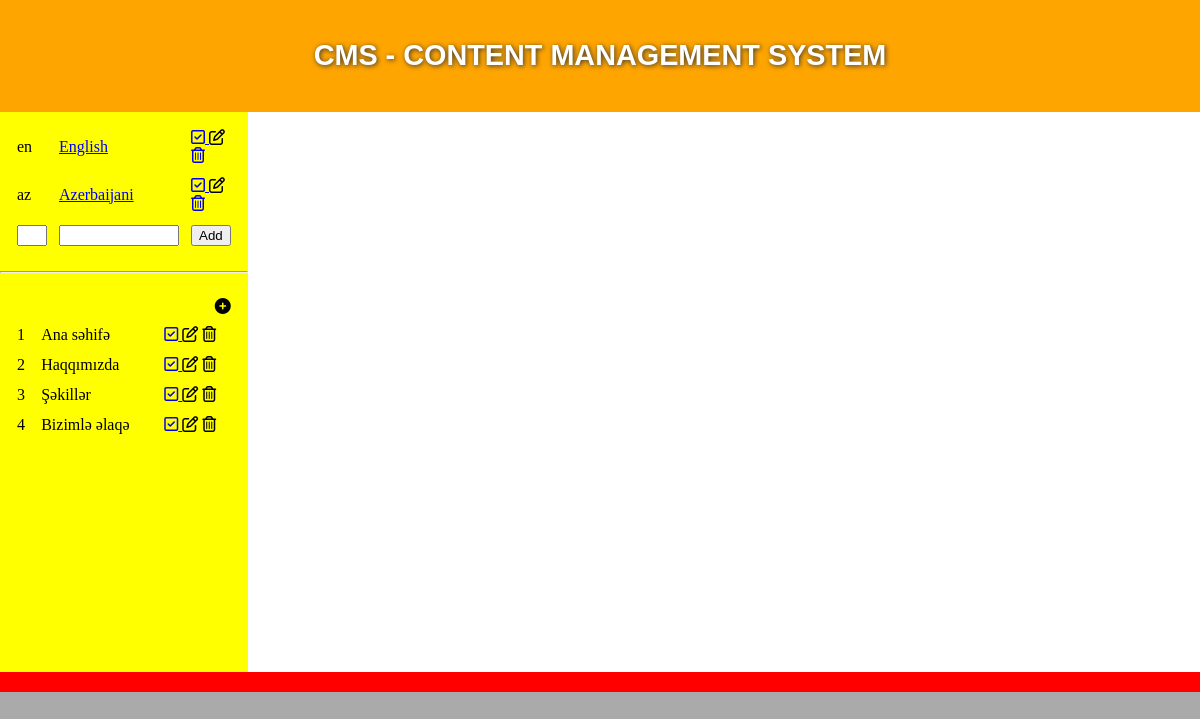
/admin.php?lid=2, run on the app's committed database.
### tables this page shows
CREATE TABLE `language` (
  `id` int(11) NOT NULL,
  `name` varchar(32) NOT NULL,
  `short` char(2) NOT NULL,
  `status` int(11) NOT NULL
);

CREATE TABLE `menu` (
  `id` int(11) NOT NULL,
  `lang` int(11) NOT NULL,
  `name` varchar(32) NOT NULL,
  `order` int(11) NOT NULL,
  `status` int(11) NOT NULL
);

### function.php (called while the page is built, shortened)
<?php
    function getParam($name, $value) {
        return (isset($_REQUEST[$name]) && $_REQUEST[$name] != "") ? $_REQUEST[$name] : $value;
    }
?>

### admin.php (the view, shortened to what this page needs)
<?php
    require_once "db.php";
    require_once "function.php";
    $lid = getParam("lid", "1");
    $mid = getParam("mid", "");
?>
<!DOCTYPE html>
<html lang="en">
    <head>
        <link rel="stylesheet" href="css/style.css" />
        <link rel="stylesheet" href="css/admin.css" />
        <link rel="stylesheet" href="css/modal.css" />
    </head>
    <body>
        <header>
            <h1>CMS - Content Management System</h1>
        </header>
        <div class="wrapper">
            <nav>
                <table>
                <?php
                    $sql = "SELECT * FROM `language`";
                    $result = mysqli_query($conn, $sql);
                    while($row = mysqli_fetch_assoc($result)){
                        echo '
                        <tr>
                            <td>'.$row["short"].'</td>
                            <td><a href="?lid='.$row["id"].'">'.$row["name"].'</a></td>
                            <td>
                                <a href="?action=lstat&lid='.$row["id"].'&lstat='.$row["status"].'">
                                    <i class="far fa'.($row["status"] ? "-check" : "").'-square"></i>
                                </a>
                                <a onclick="ledit('.$row["id"].',\''.$row["short"].'\',\''.$row["name"].'\')">
                                    <i class="far fa-edit"></i>
                                </a>
                                <a href="?action=ldel&lid='.$row["id"].'">
                                    <i class="far fa-trash-alt"></i>
                                </a>
                            </td>
                        </tr>
                        ';
                    }
                ?>
                    <tr>
                        <form action="">
                        <td><input type="text" name="lshort" class="short" maxlength="2"></td>
                        <td><input type="text" name="lname" class="inp" ></td>
                        <td><input type="submit" value="Add" id="lbtn"></td>
                        </form>
                    </tr>
                </table>
                <hr />
                <table>
                    <tr>
                        <td colspan="3"><i onclick="modal('admin/madd.php?lid=<?=$lid?>')" class="fas fa-plus-circle"></i></td>
                    </tr>
                    <?php
                        $sql = "SELECT * FROM `menu` WHERE `lang`=$lid ORDER BY `order`";
                        $result = mysqli_query($conn, $sql);
                        while($row = mysqli_fetch_assoc($result)){
                            echo '
                                <tr>
                                    <td>'.$row["order"].'</td>
                                    <td>'.$row["name"].'</td>
                                    <td>
                                        <a href="?action=mstat&lid='.$lid.'&mid='.$row["id"].'&mstat='.$row["status"].'">
                                            <i class="far fa'.($row["status"] ? "-check" : "").'-square"></i>
                                        </a>
                                        <i onclick="modal(\'admin/medit.php?lid='.$lid.'&mid='.$mid.'\')"
                                            class="far fa-edit"></i>
                                        <i onclick="modal(\'admin/mdel.php?lid='.$lid.'&mid='.$mid.'\')"
                                            class="far fa-trash-alt"></i>
                                    </td>
                                </tr>
                            ';
                        }
                    ?>
                </table>
            </nav>
            <main></main>
        </div>
        <footer></footer>
    </body>
</html>

### css/style.css (style rules this page uses)
* { box-sizing: border-box }
body { margin: 0; background-color: #AAA }
.wrapper { display: flex; flex-direction: column; min-height: 70vh; }
header { padding: 20px; background: orange }
nav { flex: 1 1 20%; background: yellow }
main { flex: 1 1 80%; background: #FFF; padding: 10px 20px }
footer { padding: 10px; background: red; text-align: center; font: .7em Arial; color: #fff; }
h1 { font: bold 1.8em Arial; color: #FFF; text-transform: uppercase; text-align: center; text-shadow: 1px 1px 5px #333; }
@media only screen and (min-width: 768px) { .wrapper { flex-direction: row; } }

### css/admin.css (style rules this page uses)
table { padding: 10px; width: 100% }
td { padding: 5px }
.short { width: 30px }
.inp { width: 120px }
.fa-plus-circle { float: right }

### data on the page
language: short "en", name "English", status 1 (drawn)
language: short "az", name "Azerbaijani", status 1 (drawn)
menu: order "1", name "Ana səhifə", status 1 (drawn)
menu: order "2", name "Haqqımızda", status 1 (drawn)
menu: order "3", name "Şəkillər", status 1 (drawn)
menu: order "4", name "Bizimlə əlaqə", status 1 (drawn)
